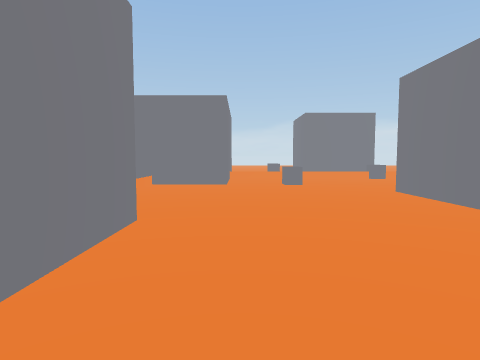
view 1 (above)

21 first-person views from a walk through a 3-D level made in the Unity game engine. The camera is 1.5 m above the floor, tilts 4° down and sees 75° across. Doors are open. The floor is counted in squares, 2 m on a side. Each view is taken from the middle of a square. On the plan, view 1 faces up. The plan holds only what a view shows up to about 10 squares ahead; the rest is blank. The place goes on beyond the plan. The player character is not drawn.

view 2
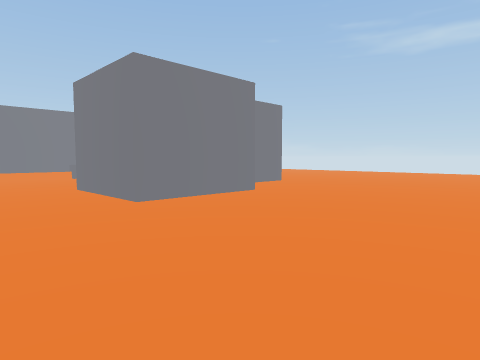

view 3
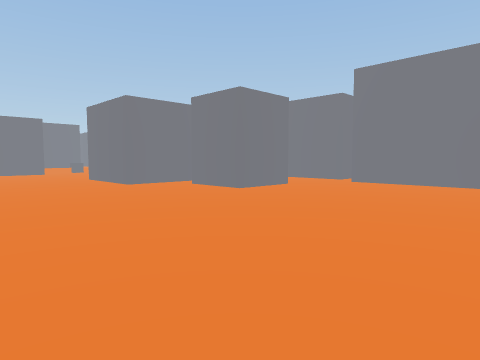

view 4
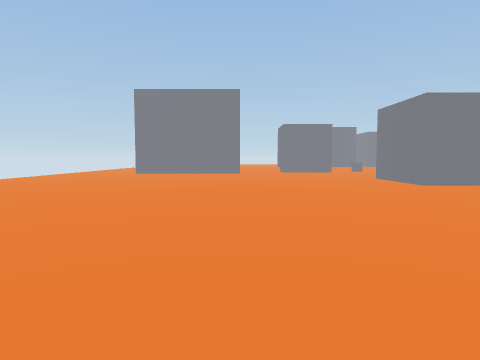

view 5
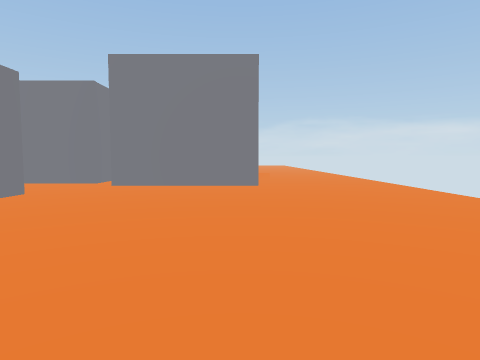

view 6
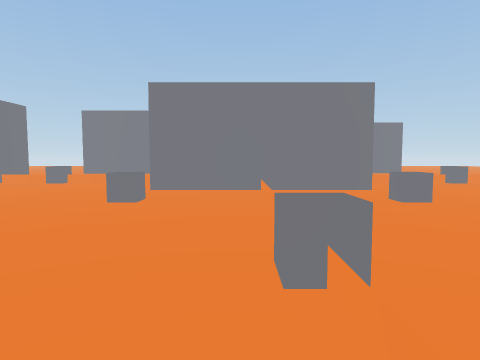

view 7
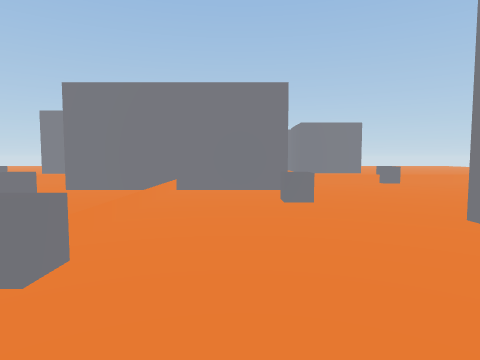

view 8
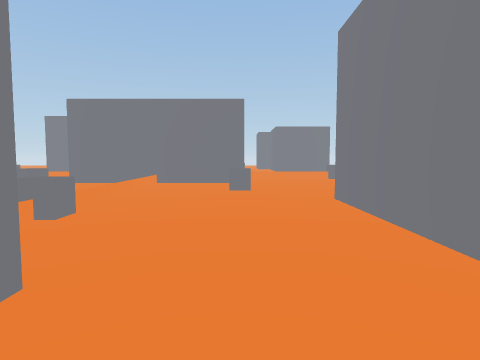

view 9
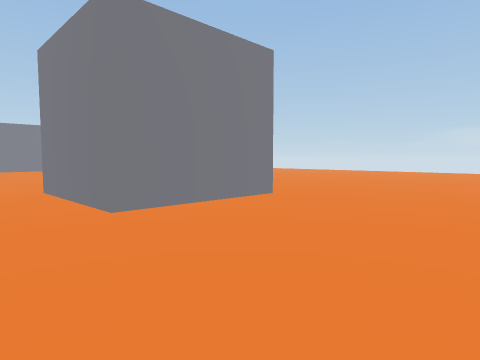

view 10
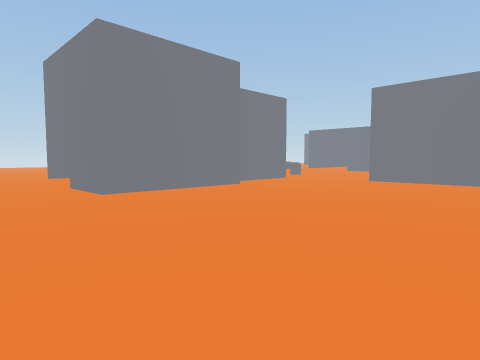

view 11
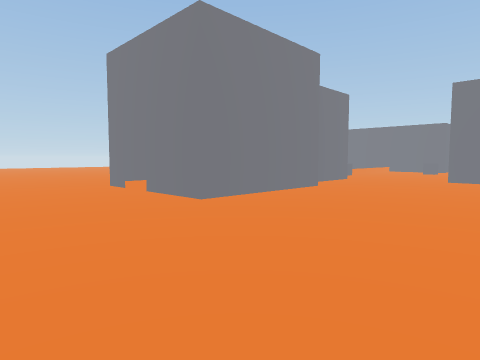

view 12
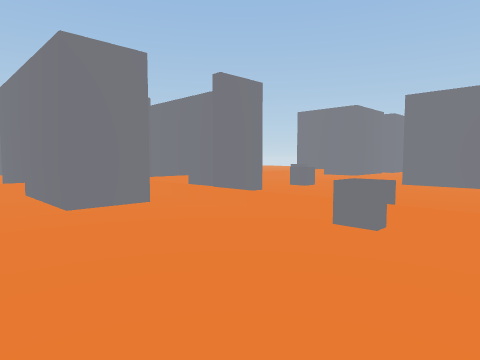

view 13
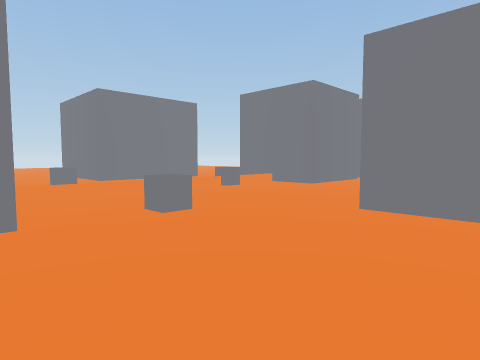

view 14
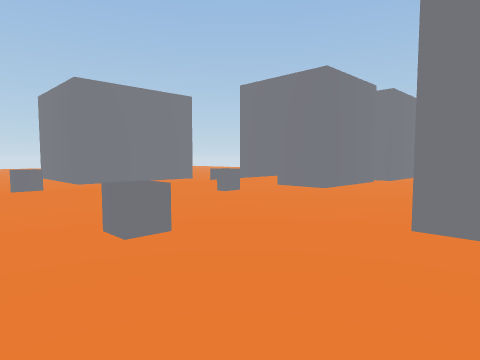

view 15
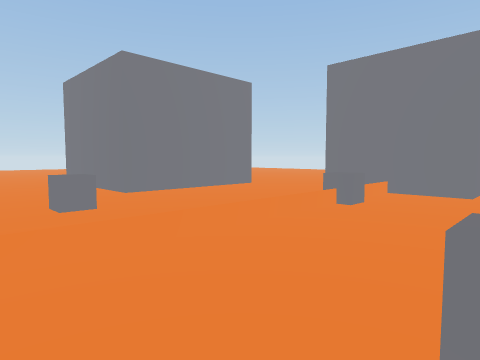

view 16
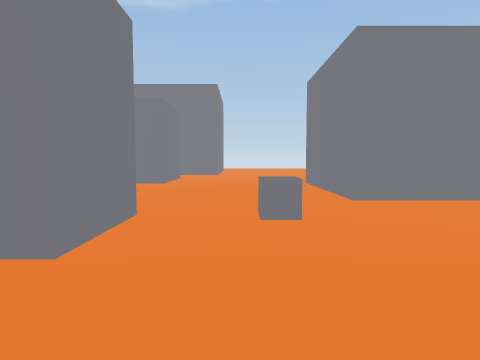

view 17
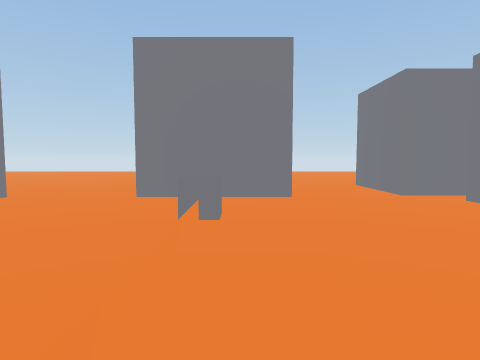

view 18
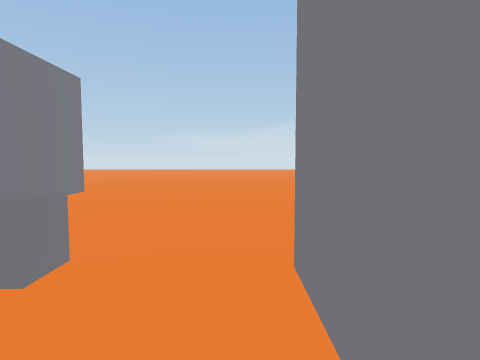

view 19
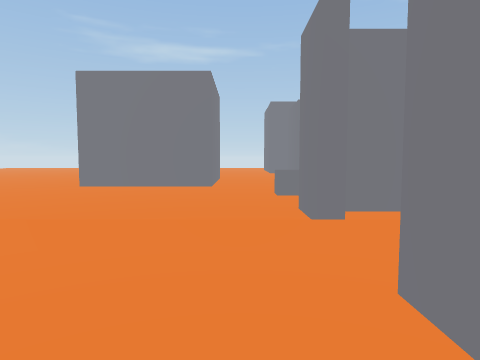

view 20
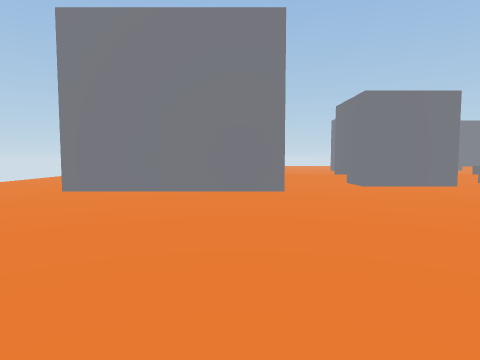

view 21
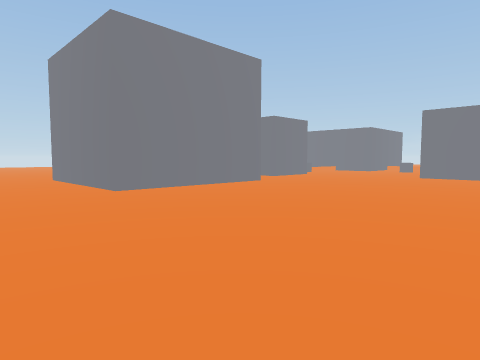

### Floor plan
Key: @ floor where view 1 was taken; # wall or solid block; . floor; = window, fence, low wall or low ledge; O other object.
Columns run from 16 left of view 1 to 18 right of it. Each row starts with its distance up from view 1.
 20        ......    ..........  .....
 19        #..... ......###...........
 18        #............###............
 17    #   #......O.....###............
 16   ##.###............###............
 15 ...................................
 14 ..........O.####..O................
 13  ####.......#####..........####...
 12     #.......#=  #.......##    #...
 11     #.O.....#   #....O..##    #....
 10     #.......#   #...... ...####....
  9  .........O.#####.O...   ..........
  8 ............. .......    ..........
  7 ....#####.... ......#    #.........
  6 ...     #...........###.##.........
  5 ..      #.....O.....###...........
  4         #...........###...........
  3          ....##..................
  2              ##.................
  1               ..................
  0               ..@...............
 -1                 #...............
 -2                 #..............
 -3                 #.............
 -4                 #............
 -5                 #..........
 -6             #####.........
 -7             ............
 -8              ...........
 -9              ..    .....

Where each view was taken, in squares from view 1:
view 1: 0 up, 0 right, facing up
view 2: 1 down, 1 right, facing up-right
view 3: 0 up, 15 right, facing up-left
view 4: 1 down, 15 right, facing left
view 5: 1 up, 14 right, facing up
view 6: 11 up, 7 right, facing left
view 7: 13 up, 7 right, facing left
view 8: 14 up, 9 right, facing left
view 9: 14 up, 11 right, facing up-left
view 10: 20 up, 17 right, facing down-left
view 11: 18 up, 18 right, facing down-left
view 12: 19 up, 1 right, facing down-left
view 13: 18 up, 4 left, facing down-left
view 14: 17 up, 5 left, facing down-left
view 15: 14 up, 5 left, facing down-left
view 16: 13 up, 6 left, facing down
view 17: 12 up, 6 left, facing left
view 18: 12 up, 5 left, facing up
view 19: 15 up, 5 left, facing right
view 20: 2 down, 7 right, facing left
view 21: 9 down, 7 right, facing up-left
